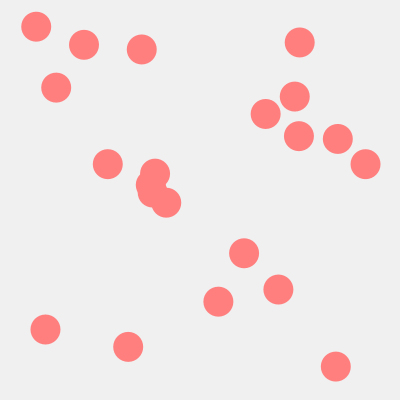
Frame 1 (no input)
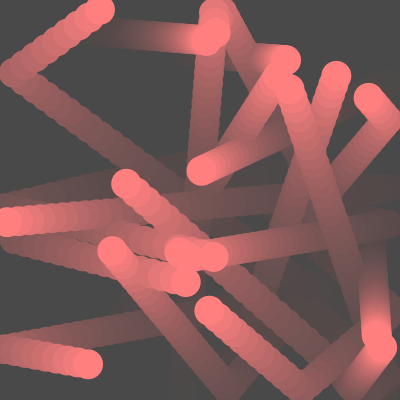
Frame 60 (the mouse pressed at the canvas centre just before this capture)
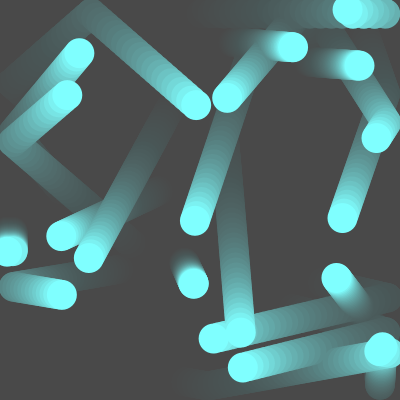
Frame 120 (the mouse held since frame 60 and released just before this capture)

The Processing sketch that drew these frames (run headless with seeded random() and noise(); from frame 60 on, the mouse is pressed at the canvas centre):

// Processing sketch: processing_53958
// ── processing_53958.pde

//@shinrobo
//Report NO.14 Processing-6
//課題14

int MaxColor;               //色の最大値
int Length = 21;            //配列の要素数
float[] X = new float[Length];      //物体X座標配列
float[] Y = new float[Length];      //物体Y座標配列
float[] Spx = new float[Length];    //物体X方向の増加分配列
float[] Spy = new float[Length];    //物体Y方向の増加分配列
float Radius;               //物体の半径
boolean flag;               //クリック時のフラグ

void setup() {
  size(400, 400);
  MaxColor = width;
  colorMode(HSB, MaxColor);
  background(MaxColor - 1);
  noStroke();
  frameRate(50);
  smooth();

  Radius = 15;
  flag = false;
  
  //配列の初期化
  for (int i = 0; i < Length; i++) {
    X[i] = random(Radius, width - Radius);
    Y[i] = random(Radius, height - Radius);
    Spx[i] = random(3);
    Spy[i] = random(3);
  }
}

void draw() {
  fadeOut();
  
  //すべてのボールを動かす
  moveballs();

  //マウスのX座標で色を変化させる
  fill(mouseX, MaxColor * 0.5, MaxColor);
  //ellipseを描く
  for (int i = 0; i < Length; i++) {
    ellipse(X[i], Y[i], Radius * 2, Radius * 2);
  }
}

//すべてのボールを動かす
//マウスのY座標でスピードを変える
void moveballs() {
  float accel = max((height - mouseY) / 100, 1);
  for (int i = 0; i < Length; i++) {
    if (flag == true) {
      X[i] = X[i] + Spx[i] * -accel ;
      Y[i] = Y[i] + Spy[i] * -accel;
    }
    if (flag == false) {
      X[i] = X[i] - Spx[i] * -accel;
      Y[i] = Y[i] - Spy[i] * -accel;
    }
    bounce(i);          //すべての配列座標について跳ね返り判定を行う
  }
}
//跳ね返り判定
void bounce(int i) {
  float bMinX = Radius;
  float bMaxX = width - Radius;
  float bMinY = Radius;
  float bMaxY = height - Radius;

  if (X[i] < bMinX || X[i] > bMaxX) Spx[i] = -Spx[i];
  if (Y[i] < bMinY || Y[i] > bMaxY) Spy[i] = -Spy[i];
}
//フェードアウト
void fadeOut() {
  noStroke();
  fill(99, 30);
  rectMode(CORNER);
  rect(0, 0, width, height);
}
//クリック時の挙動
void mousePressed() {
  if (mouseButton == LEFT) flag = true;
  if (mouseButton == RIGHT) flag = false;
}
                                
